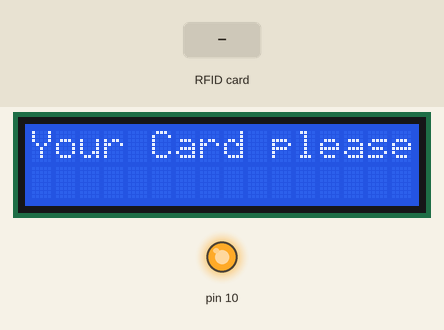
Simulated run of this sketch. Board: Arduino Uno, built with avr-gcc and run on an emulated ATmega328P. Parts: 16×2 character LCD, output pins drawn as LEDs (lit = HIGH). Inputs (shaded band) come from the test bench. What the sketch prints to the serial monitor is not drawn.

Above: at 1.3 s.
1.4 s: RFID card C1 2D A3 7B held to the reader
At 1.9 s:
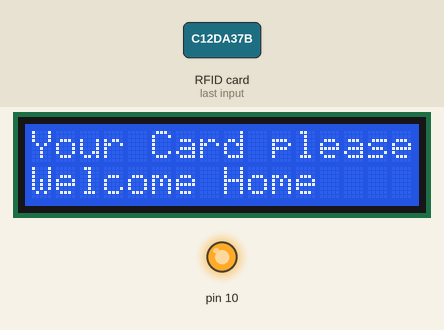
4.4 s: RFID card 5E 7A 19 C4 held to the reader
At 5.9 s:
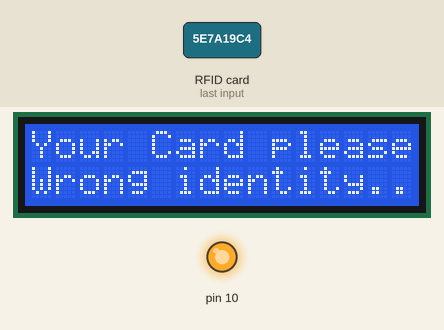
7.4 s: RFID card F6 8C F6 03 held to the reader
At 7.7 s:
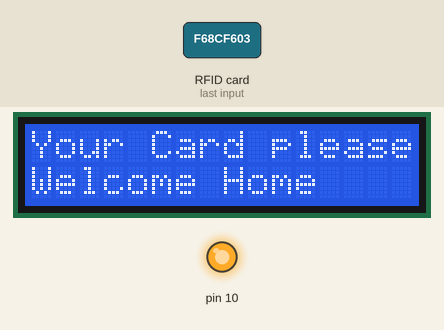
Timing chart, 0 to 10.4 s (numbered marks = the images above; inputs shaded):
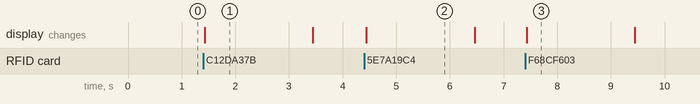

Measured:
- after the input at 1.4 s, the display: changes at once (image 1)
- after the input at 4.4 s, the display: changes at once (image 2)
- after the input at 7.4 s, the display: changes at once (image 3)
- what the display in image 1 shows lasts 2.0 s, from 1.4 s to 3.4 s

The sketch:

read.ino
```cpp
#include <SPI.h>                // Include SPI library for RFID communication
#include <MFRC522.h>            // Include MFRC522 library for RFID
#include <Wire.h>               // Include Wire library for I2C communication
#include <LiquidCrystal_I2C.h>  // Include LiquidCrystal_I2C library for LCD

// RFID pins
#define SS_PIN 5    // Define Slave Select pin for RFID
#define RST_PIN 17  // Define Reset pin for RFID

// 65 dd 0f ad
// f6 8c f6 03
// c1 2d a3 7b

MFRC522 rfid(SS_PIN, RST_PIN);  // Create MFRC522 instance with defined SS and RST pins

// I2C LCD address (typically 0x27 or 0x3F)
LiquidCrystal_I2C lcd(0x27, 16, 2);  // Create LCD instance with I2C address 0x27, 16 columns, and 2 rows

// Predefined UID for authorized card
byte authorizedUID1[] = { 0xc1, 0x2d, 0xa3, 0x7b };  // Example UID (change this to your card's UID)
byte authorizedUID2[] = { 0xf6, 0x8c, 0xf6, 0x03 };

void setup() {
  Serial.begin(9600);  // Start serial communication at 9600 baud rate

  // Initialize RFID
  SPI.begin();      // Initiate SPI bus
  rfid.PCD_Init();  // Initiate MFRC522 RFID module

  // Initialize LCD
  lcd.init();                     // Initialize the LCD
  lcd.backlight();                // Turn on the LCD backlight
  lcd.clear();                    // Clear the LCD screen
  lcd.setCursor(0, 0);            // Set cursor to the first column of the first row
  lcd.print("Your Card please");  // Display initial message on the first row of the LCD
}

void loop() {
  // Look for new cards
  if (!rfid.PICC_IsNewCardPresent() || !rfid.PICC_ReadCardSerial()) {
    return;  // If no new card is present, exit the loop
  }

  // Display UID on Serial Monitor
  Serial.print("UID tag: ");
  String content = "";  // Create a string to hold the UID content
  for (byte i = 0; i < rfid.uid.size; i++) {
    Serial.print(rfid.uid.uidByte[i] < 0x10 ? " 0" : " ");
    Serial.print(rfid.uid.uidByte[i], HEX);  // Print each byte of the UID in HEX format
    content.concat(String(rfid.uid.uidByte[i] < 0x10 ? " 0" : " "));
    content.concat(String(rfid.uid.uidByte[i], HEX));  // Append each byte to the content string
  }
  Serial.println();
  Serial.println();

  // Check if the scanned UID matches the authorized UID
  bool authorized = false;
  for (byte i = 0; i < rfid.uid.size; i++) {
    if (rfid.uid.uidByte[i] == authorizedUID1[i] || rfid.uid.uidByte[i] == authorizedUID2[i]) {
      authorized = true;
      break;
    }
  }


  // Display appropriate message on the second row of the LCD
  lcd.setCursor(0, 1);  // Set cursor to the first column of the second row
  if (authorized) {
    lcd.print("Welcome Home     ");  // Display welcome message for authorized UID, with spaces to overwrite any previous text
  } else {
    lcd.print("Wrong identity...");  // Display error message for unauthorized UID
  }

  delay(2000);                    // Hold the display for 2 seconds
  lcd.setCursor(0, 1);            // Set cursor to the first column of the second row
  lcd.print("                ");  // Clear the second row by printing spaces

  // Halt PICC
  rfid.PICC_HaltA();  // Halt the PICC (card)
}
```
